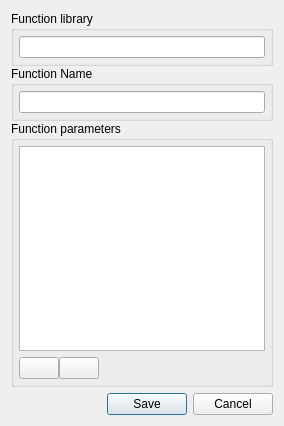
<?xml version="1.0" encoding="UTF-8"?>
<ui version="4.0">
 <class>NewFunctionDialog</class>
 <widget class="QDialog" name="NewFunctionDialog">
  <property name="geometry">
   <rect>
    <x>0</x>
    <y>0</y>
    <width>284</width>
    <height>426</height>
   </rect>
  </property>
  <property name="windowTitle">
   <string>Dialog</string>
  </property>
  <layout class="QVBoxLayout" name="verticalLayout">
   <item>
    <widget class="QWidget" name="newFunctionFrom_widget" native="true">
     <layout class="QVBoxLayout" name="verticalLayout_2">
      <property name="spacing">
       <number>0</number>
      </property>
      <property name="leftMargin">
       <number>0</number>
      </property>
      <property name="topMargin">
       <number>0</number>
      </property>
      <property name="rightMargin">
       <number>0</number>
      </property>
      <property name="bottomMargin">
       <number>0</number>
      </property>
      <item>
       <widget class="QGroupBox" name="newFunctionLibrary_box">
        <property name="title">
         <string>Function library</string>
        </property>
        <layout class="QHBoxLayout" name="horizontalLayout">
         <property name="leftMargin">
          <number>5</number>
         </property>
         <property name="topMargin">
          <number>5</number>
         </property>
         <property name="rightMargin">
          <number>5</number>
         </property>
         <property name="bottomMargin">
          <number>5</number>
         </property>
         <item>
          <widget class="QLineEdit" name="functionLibrary_edit"/>
         </item>
        </layout>
       </widget>
      </item>
      <item>
       <widget class="QGroupBox" name="newFunctionName_box">
        <property name="title">
         <string>Function Name</string>
        </property>
        <layout class="QHBoxLayout" name="horizontalLayout_2">
         <property name="leftMargin">
          <number>5</number>
         </property>
         <property name="topMargin">
          <number>5</number>
         </property>
         <property name="rightMargin">
          <number>5</number>
         </property>
         <property name="bottomMargin">
          <number>5</number>
         </property>
         <item>
          <widget class="QLineEdit" name="functionName_edit"/>
         </item>
        </layout>
       </widget>
      </item>
      <item>
       <widget class="QGroupBox" name="newFunctionParameter_box">
        <property name="title">
         <string>Function parameters</string>
        </property>
        <layout class="QVBoxLayout" name="verticalLayout_3">
         <property name="leftMargin">
          <number>5</number>
         </property>
         <property name="topMargin">
          <number>5</number>
         </property>
         <property name="rightMargin">
          <number>5</number>
         </property>
         <property name="bottomMargin">
          <number>5</number>
         </property>
         <item>
          <widget class="QListWidget" name="functionParameterlist_widget">
           <property name="selectionMode">
            <enum>QAbstractItemView::ExtendedSelection</enum>
           </property>
          </widget>
         </item>
         <item alignment="Qt::AlignLeft">
          <widget class="QWidget" name="paramTools_widget" native="true">
           <layout class="QHBoxLayout" name="horizontalLayout_3">
            <property name="spacing">
             <number>0</number>
            </property>
            <property name="leftMargin">
             <number>0</number>
            </property>
            <property name="topMargin">
             <number>0</number>
            </property>
            <property name="rightMargin">
             <number>0</number>
            </property>
            <property name="bottomMargin">
             <number>0</number>
            </property>
            <item>
             <widget class="QPushButton" name="addParam_btn">
              <property name="sizePolicy">
               <sizepolicy hsizetype="Fixed" vsizetype="Fixed">
                <horstretch>0</horstretch>
                <verstretch>0</verstretch>
               </sizepolicy>
              </property>
              <property name="text">
               <string/>
              </property>
              <property name="icon">
               <iconset resource="../../media/bootstrap.qrc">
                <normaloff>:/icons/bootstrap-icons-1.8.3/plus-square.svg</normaloff>:/icons/bootstrap-icons-1.8.3/plus-square.svg</iconset>
              </property>
              <property name="autoDefault">
               <bool>false</bool>
              </property>
             </widget>
            </item>
            <item>
             <widget class="QPushButton" name="removeParam_btn">
              <property name="sizePolicy">
               <sizepolicy hsizetype="Fixed" vsizetype="Fixed">
                <horstretch>0</horstretch>
                <verstretch>0</verstretch>
               </sizepolicy>
              </property>
              <property name="text">
               <string/>
              </property>
              <property name="icon">
               <iconset resource="../../media/bootstrap.qrc">
                <normaloff>:/icons/bootstrap-icons-1.8.3/dash-square.svg</normaloff>:/icons/bootstrap-icons-1.8.3/dash-square.svg</iconset>
              </property>
              <property name="iconSize">
               <size>
                <width>21</width>
                <height>21</height>
               </size>
              </property>
              <property name="autoDefault">
               <bool>false</bool>
              </property>
             </widget>
            </item>
           </layout>
          </widget>
         </item>
        </layout>
       </widget>
      </item>
     </layout>
    </widget>
   </item>
   <item>
    <widget class="QDialogButtonBox" name="dialogButton_box">
     <property name="enabled">
      <bool>true</bool>
     </property>
     <property name="orientation">
      <enum>Qt::Horizontal</enum>
     </property>
     <property name="standardButtons">
      <set>QDialogButtonBox::Cancel|QDialogButtonBox::Save</set>
     </property>
    </widget>
   </item>
  </layout>
 </widget>
 <resources>
  <include location="../../media/bootstrap.qrc"/>
 </resources>
 <connections>
  <connection>
   <sender>dialogButton_box</sender>
   <signal>accepted()</signal>
   <receiver>NewFunctionDialog</receiver>
   <slot>accept()</slot>
   <hints>
    <hint type="sourcelabel">
     <x>248</x>
     <y>254</y>
    </hint>
    <hint type="destinationlabel">
     <x>157</x>
     <y>274</y>
    </hint>
   </hints>
  </connection>
  <connection>
   <sender>dialogButton_box</sender>
   <signal>rejected()</signal>
   <receiver>NewFunctionDialog</receiver>
   <slot>reject()</slot>
   <hints>
    <hint type="sourcelabel">
     <x>316</x>
     <y>260</y>
    </hint>
    <hint type="destinationlabel">
     <x>286</x>
     <y>274</y>
    </hint>
   </hints>
  </connection>
 </connections>
</ui>
